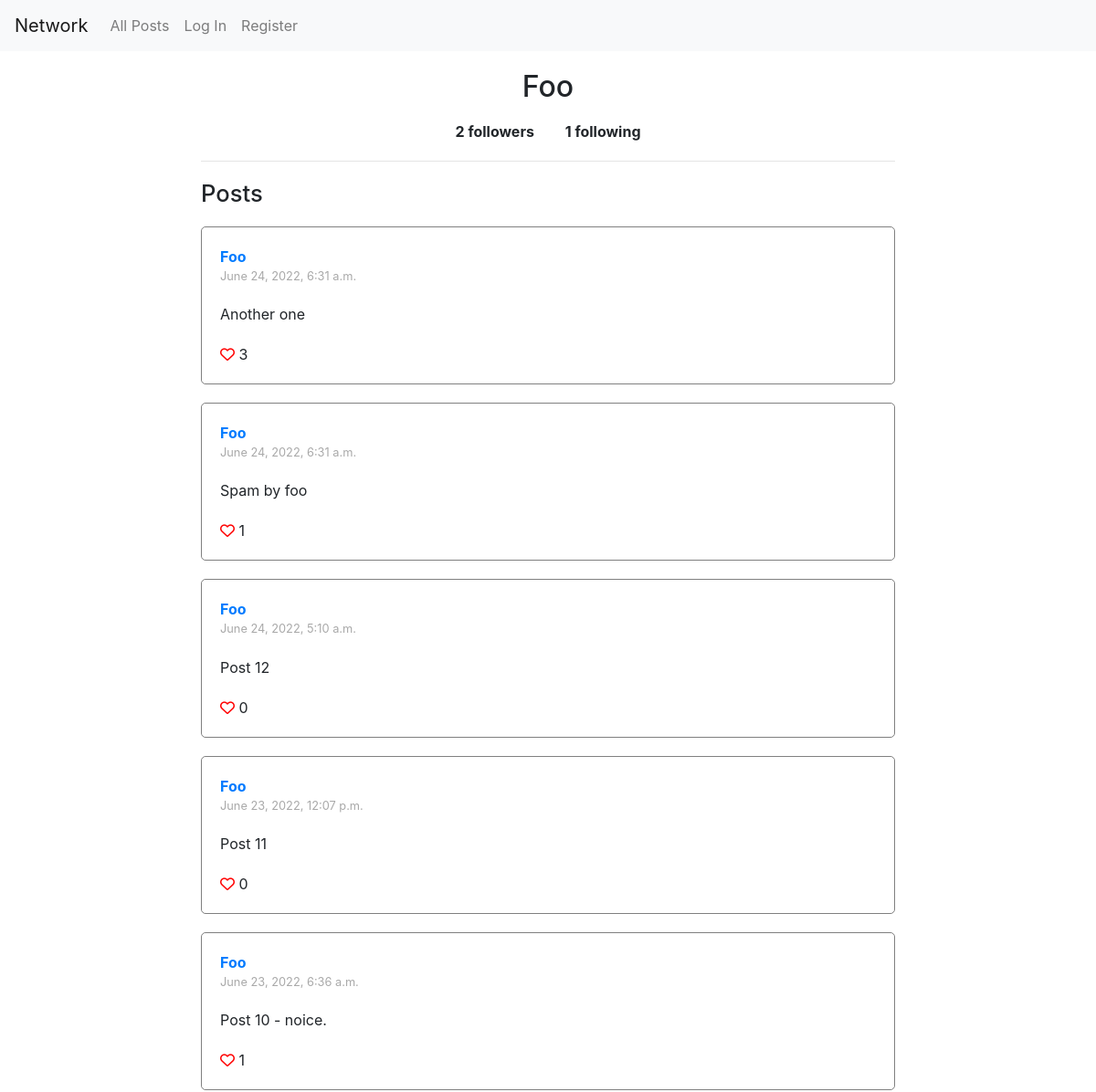
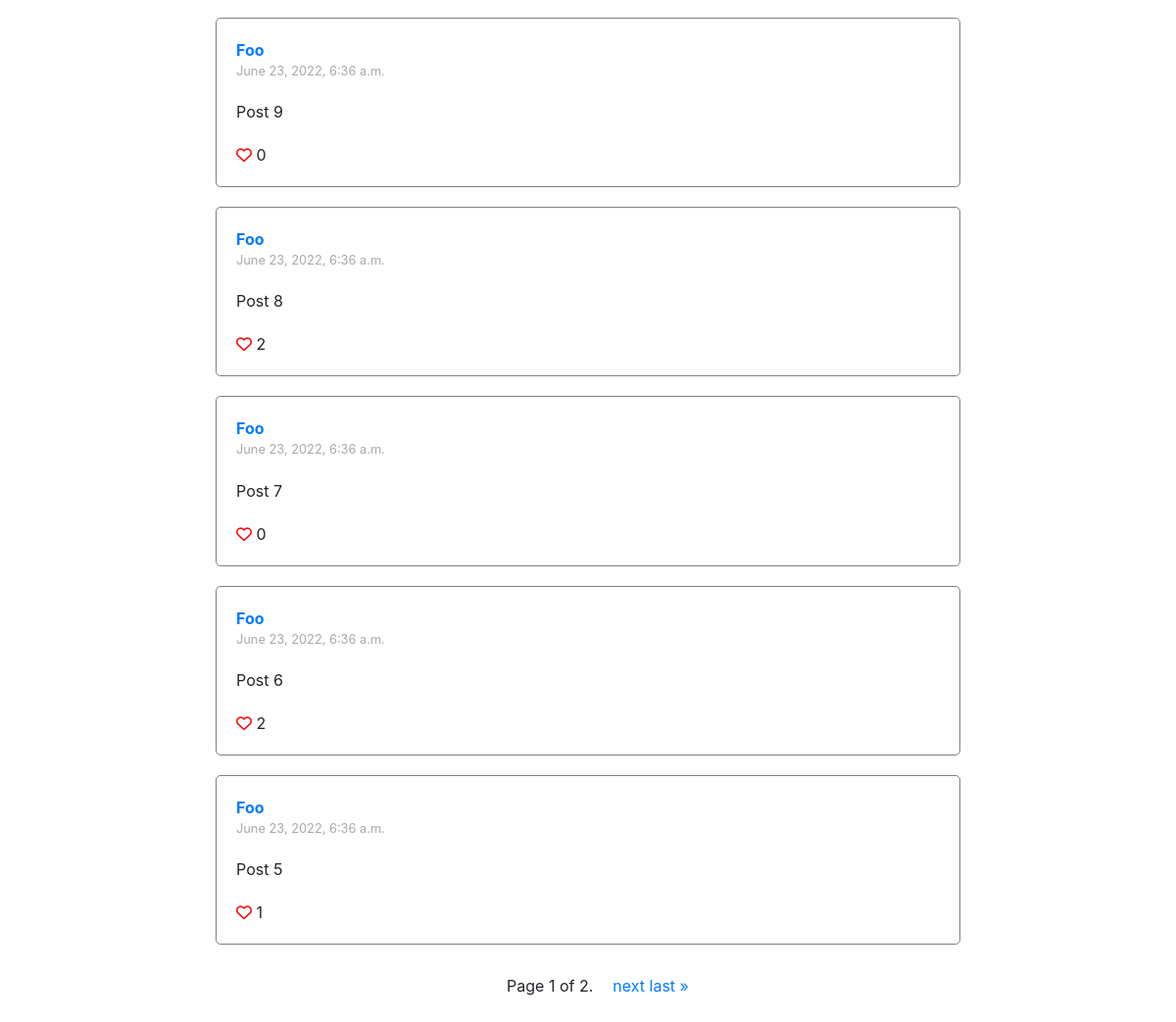
The page /profile/Foo on the database its author committed (2 pictures, top to bottom).
### network/models.py (models this page shows, shortened)
class User(AbstractUser):
    followers = models.ManyToManyField(
        "self", symmetrical=False, related_name="following"
    )

class Post(models.Model):
    user = models.ForeignKey(User, on_delete=models.CASCADE, related_name="posts")
    timestamp = models.DateTimeField(auto_now_add=True)
    text = models.CharField(max_length=140)
    likes = models.ManyToManyField(User, related_name="likes")

### network/views.py (the view)
# urls.py: path("profile/<str:username>", views.profile, name="profile"),
def profile(request, username):
    try:
        profile_user = User.objects.get(username=username)
    except:
        raise Http404("Username not found.")
    profile_posts = Post.objects.filter(user=profile_user).all().order_by("-timestamp")
    paginator = Paginator(profile_posts, 10)  # Show 10 posts per page.
    page_number = request.GET.get("page")
    page_obj = paginator.get_page(page_number)
    return render(
        request,
        "network/profile.html",
        {
            "profile_user": profile_user,
            "page_obj": page_obj,
        },
    )

### network/templates/network/profile.html (shortened to what this page needs)
{% extends 'network/posts.html' %}
{% load static %}
{% block body %}
    <div id="profile-details-container">
        <div id="profile-head">
            <h1 class="profile-username">{{ profile_user.username }}</h1>
        </div>
        <div id="profile-follow-details-container">
            <span id="profile-followers"><span id="profile-user-followers">{{ profile_user.followers.all.count }}</span> followers</span>
            <span id="profile-following"><span id="profile-user-following">{{ profile_user.following.all.count }}</span> following</span>
        </div>
    </div>
    <hr class="divider">
{% endblock %}

### network/templates/network/posts.html (shortened to what this page needs)
{% extends 'network/layout.html' %}
{% load static %}
{% block posts %}
    <div id="posts-container">
        <h1 id="hdr-posts-container">Posts</h1>
        {% for post in page_obj %}
            <div class="post">
                <div class="post-user">
                    <a href={% url 'profile' post.user.username %}>{{ post.user }}</a>
                </div>
                <div class='timestamp'>{{post.timestamp}}</div>
                <div class="post-content" id="post-{{post.id}}-content">
                    {{ post.text }}
                </div>
                <div class="like-container" id="like-container-post-{{post.id}}">
                    {% if user.is_authenticated %}
                        {% if user not in post.likes.all %}
                            <i data-post="{{post.id}}" class="btn-like-toggle far fa-heart"></i>
                        {% else %}
                            <i data-post="{{post.id}}" class="btn-like-toggle fas fa-heart"></i>
                        {% endif %}
                    {% else %}
                        <a href="{% url 'login' %}"><i class="far fa-heart"></i></a>
                    {% endif %}
                    <span id="post-{{post.id}}-likes">{{ post.likes.count }}</span>
                </div>
            </div>
        {% empty %}
            <div class="post">There are no posts yet.</div>
        {% endfor%}
        <div class="pagination">
            <div class="step-links">
                <div class="current">
                    Page {{ page_obj.number }} of {{ page_obj.paginator.num_pages }}.
                </div>
                <div class="next">
                    {% if page_obj.has_next %}
                        <a href="?page={{ page_obj.next_page_number }}">next</a>
                        <a href="?page={{ page_obj.paginator.num_pages }}">last &raquo;</a>
                    {% endif %}
                </div>
            </div>
        </div>
    </div>
{% endblock %}

### network/static/network/styles.css (style rules this page uses)
* { box-sizing: border-box; padding: 0; margin: 0; }
.divider { margin-top: 20px; }
#hdr-posts-container { font-size: 1.6rem; margin-top: 20px; }
.post { border: 1px solid gray; border-radius: 5px; padding: 20px; margin-top: 20px; overflow: hidden; }
.post-user { font-weight: bold; }
.timestamp { font-size: 0.8rem; color: darkgray; }
.post-content { margin-top: 20px; }
.like-container { margin-top: 20px; }
.fa-heart { color: red; }
#profile-details-container { display: flex; flex-direction: column; align-items: center; }
#profile-head { display: flex; flex-direction: row; align-items: center; }
.profile-username { display: inline; font-size: 2rem; }
#profile-following { margin-left: 30px; }
#profile-follow-details-container { margin-top: 10px; font-weight: bold; }
.pagination { display: flex; justify-content: center; margin: 30px 0; }
.step-links { display: flex; justify-content: space-evenly; }
.current { margin: 0 20px; }

### rows shown on the page
User: username "Foo", followers.all.count "2", following.all.count "1"
Post: user "Foo", timestamp "June 24, 2022, 6:31 a.m.", text "Another one", likes.count "3"
Post: user "Foo", timestamp "June 24, 2022, 6:31 a.m.", text "Spam by foo", likes.count "1"
Post: user "Foo", timestamp "June 24, 2022, 5:10 a.m.", text "Post 12", likes.count "0"
Post: user "Foo", timestamp "June 23, 2022, 12:07 p.m.", text "Post 11", likes.count "0"
Post: user "Foo", timestamp "June 23, 2022, 6:36 a.m.", text "Post 10 - noice.", likes.count "1"
Post: user "Foo", timestamp "June 23, 2022, 6:36 a.m.", text "Post 9", likes.count "0"
Post: user "Foo", timestamp "June 23, 2022, 6:36 a.m.", text "Post 8", likes.count "2"
Post: user "Foo", timestamp "June 23, 2022, 6:36 a.m.", text "Post 7", likes.count "0"
Post: user "Foo", timestamp "June 23, 2022, 6:36 a.m.", text "Post 6", likes.count "2"
Post: user "Foo", timestamp "June 23, 2022, 6:36 a.m.", text "Post 5", likes.count "1"

### other values the page prints
{{ page_obj.number }} "1"
{{ page_obj.paginator.num_pages }} "2"
